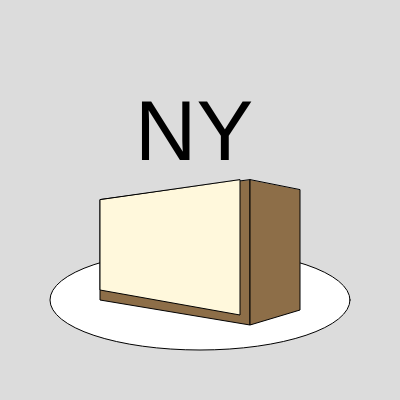
Frame 1 (no input)
Frame 60 (no input): identical to frame 1, image omitted
Frame 120 (the mouse pressed at the canvas centre since frame 60): identical to frame 1, image omitted

The p5.js sketch that drew this single still picture (run headless with seeded random() and noise() and a simulated clock; from frame 60 on, the mouse is pressed at the canvas centre):

// p5.js sketch
// ── sketch.js
function setup() {
  createCanvas(400, 400);
}

function draw() {
  background(220);
  //plate
  fill("white");
  ellipse(200, 300, 300, 100);
  
  //crust
  fill("rgb(141,110,72)");
  quad( 250, 180, 250, 325, 100, 300, 100, 200);
  quad(250, 180, 250, 325, 300, 310, 300, 190)
  //cheesecake
  fill("rgb(255,248,220)");
  quad( 240, 180, 240, 315, 100, 290, 100, 200);
  //"NY"
  fill("black");
  textSize(85);
  text('NY', 135,160);
  
}
